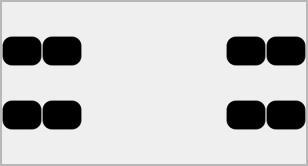
<?xml version="1.0" encoding="UTF-8"?>
<ui version="4.0">
 <class>Dialog</class>
 <widget class="QDialog" name="Dialog">
  <property name="geometry">
   <rect>
    <x>0</x>
    <y>0</y>
    <width>308</width>
    <height>166</height>
   </rect>
  </property>
  <property name="windowTitle">
   <string>Dialog</string>
  </property>
  <property name="styleSheet">
   <string notr="true">background-image: url(:/newPrefix/Mirai Nikki.jpeg);</string>
  </property>
  <layout class="QHBoxLayout" name="horizontalLayout">
   <property name="spacing">
    <number>0</number>
   </property>
   <property name="leftMargin">
    <number>0</number>
   </property>
   <property name="topMargin">
    <number>0</number>
   </property>
   <property name="rightMargin">
    <number>0</number>
   </property>
   <property name="bottomMargin">
    <number>0</number>
   </property>
   <item>
    <widget class="QFrame" name="frame">
     <property name="minimumSize">
      <size>
       <width>0</width>
       <height>0</height>
      </size>
     </property>
     <property name="maximumSize">
      <size>
       <width>1000</width>
       <height>1000</height>
      </size>
     </property>
     <property name="autoFillBackground">
      <bool>false</bool>
     </property>
     <property name="styleSheet">
      <string notr="true">background-image: url(:/newPrefix/Mirai Nikki.jpeg);</string>
     </property>
     <property name="frameShape">
      <enum>QFrame::StyledPanel</enum>
     </property>
     <property name="frameShadow">
      <enum>QFrame::Raised</enum>
     </property>
     <layout class="QHBoxLayout" name="horizontalLayout_2">
      <property name="spacing">
       <number>0</number>
      </property>
      <property name="leftMargin">
       <number>0</number>
      </property>
      <property name="topMargin">
       <number>0</number>
      </property>
      <property name="rightMargin">
       <number>0</number>
      </property>
      <property name="bottomMargin">
       <number>0</number>
      </property>
      <item>
       <widget class="QFrame" name="frame_9">
        <property name="minimumSize">
         <size>
          <width>0</width>
          <height>0</height>
         </size>
        </property>
        <property name="maximumSize">
         <size>
          <width>1000</width>
          <height>1000</height>
         </size>
        </property>
        <property name="layoutDirection">
         <enum>Qt::RightToLeft</enum>
        </property>
        <property name="styleSheet">
         <string notr="true">QPushButton{
	background-color: rgb(0, 0, 0);
     border: 1px solid rgba(255,255,255,40);
     border-radius:10px;
width: 15;
height: 15;
}
QPushButton:pressed{
background-color:rgba(255,255,255,70);
}</string>
        </property>
        <property name="frameShape">
         <enum>QFrame::StyledPanel</enum>
        </property>
        <property name="frameShadow">
         <enum>QFrame::Raised</enum>
        </property>
        <layout class="QGridLayout" name="gridLayout">
         <property name="leftMargin">
          <number>0</number>
         </property>
         <property name="topMargin">
          <number>0</number>
         </property>
         <property name="rightMargin">
          <number>0</number>
         </property>
         <property name="bottomMargin">
          <number>0</number>
         </property>
         <property name="spacing">
          <number>0</number>
         </property>
         <item row="4" column="4">
          <widget class="QPushButton" name="pushButton_21">
           <property name="minimumSize">
            <size>
             <width>40</width>
             <height>30</height>
            </size>
           </property>
           <property name="maximumSize">
            <size>
             <width>40</width>
             <height>30</height>
            </size>
           </property>
           <property name="font">
            <font>
             <pointsize>8</pointsize>
             <italic>true</italic>
            </font>
           </property>
           <property name="styleSheet">
            <string notr="true">image:url(:/newPrefix/7036.970.png)</string>
           </property>
           <property name="text">
            <string/>
           </property>
           <property name="iconSize">
            <size>
             <width>16</width>
             <height>16</height>
            </size>
           </property>
          </widget>
         </item>
         <item row="4" column="3">
          <widget class="QPushButton" name="pushButton_20">
           <property name="minimumSize">
            <size>
             <width>40</width>
             <height>30</height>
            </size>
           </property>
           <property name="maximumSize">
            <size>
             <width>40</width>
             <height>30</height>
            </size>
           </property>
           <property name="styleSheet">
            <string notr="true">image:url(:/newPrefix/orange.png)</string>
           </property>
           <property name="text">
            <string/>
           </property>
          </widget>
         </item>
         <item row="0" column="3">
          <widget class="QPushButton" name="pushButton_11">
           <property name="minimumSize">
            <size>
             <width>40</width>
             <height>30</height>
            </size>
           </property>
           <property name="maximumSize">
            <size>
             <width>40</width>
             <height>30</height>
            </size>
           </property>
           <property name="styleSheet">
            <string notr="true">
image: url(:/newPrefix/green-circle-svgrepo-com.svg);</string>
           </property>
           <property name="text">
            <string/>
           </property>
          </widget>
         </item>
         <item row="0" column="2">
          <spacer name="horizontalSpacer">
           <property name="orientation">
            <enum>Qt::Horizontal</enum>
           </property>
           <property name="sizeHint" stdset="0">
            <size>
             <width>40</width>
             <height>20</height>
            </size>
           </property>
          </spacer>
         </item>
         <item row="0" column="4">
          <widget class="QPushButton" name="pushButton_10">
           <property name="minimumSize">
            <size>
             <width>40</width>
             <height>30</height>
            </size>
           </property>
           <property name="maximumSize">
            <size>
             <width>40</width>
             <height>30</height>
            </size>
           </property>
           <property name="styleSheet">
            <string notr="true">
image: url(:/newPrefix/red-circle-svgrepo-com.svg);

 
</string>
           </property>
           <property name="text">
            <string/>
           </property>
          </widget>
         </item>
         <item row="0" column="1">
          <widget class="QPushButton" name="pushButton_12">
           <property name="minimumSize">
            <size>
             <width>40</width>
             <height>30</height>
            </size>
           </property>
           <property name="maximumSize">
            <size>
             <width>40</width>
             <height>30</height>
            </size>
           </property>
           <property name="font">
            <font>
             <pointsize>8</pointsize>
             <italic>true</italic>
            </font>
           </property>
           <property name="styleSheet">
            <string notr="true">image: url(:/newPrefix/purple-circle-svgrepo-com.svg);</string>
           </property>
           <property name="text">
            <string/>
           </property>
           <property name="iconSize">
            <size>
             <width>16</width>
             <height>16</height>
            </size>
           </property>
          </widget>
         </item>
         <item row="4" column="0">
          <widget class="QPushButton" name="pushButton_18">
           <property name="minimumSize">
            <size>
             <width>40</width>
             <height>30</height>
            </size>
           </property>
           <property name="maximumSize">
            <size>
             <width>40</width>
             <height>30</height>
            </size>
           </property>
           <property name="styleSheet">
            <string notr="true">image: url(:/newPrefix/322557044025211.png)</string>
           </property>
           <property name="text">
            <string/>
           </property>
          </widget>
         </item>
         <item row="4" column="1">
          <widget class="QPushButton" name="pushButton_19">
           <property name="minimumSize">
            <size>
             <width>40</width>
             <height>30</height>
            </size>
           </property>
           <property name="maximumSize">
            <size>
             <width>40</width>
             <height>30</height>
            </size>
           </property>
           <property name="styleSheet">
            <string notr="true">image: url(:/newPrefix/circle_PNG4.png)</string>
           </property>
           <property name="text">
            <string/>
           </property>
          </widget>
         </item>
         <item row="0" column="0">
          <widget class="QPushButton" name="pushButton_13">
           <property name="minimumSize">
            <size>
             <width>40</width>
             <height>30</height>
            </size>
           </property>
           <property name="maximumSize">
            <size>
             <width>40</width>
             <height>30</height>
            </size>
           </property>
           <property name="styleSheet">
            <string notr="true">image: url(:/newPrefix/blue-circle-svgrepo-com.svg)</string>
           </property>
           <property name="text">
            <string/>
           </property>
          </widget>
         </item>
        </layout>
       </widget>
      </item>
     </layout>
    </widget>
   </item>
  </layout>
 </widget>
 <resources>
  <include location="res.qrc"/>
 </resources>
 <connections/>
</ui>
